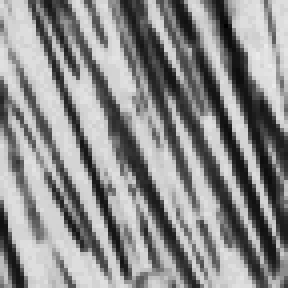
%> input picture Codes/libs/DirLot/samples/icip2009/brodatz_d15_x120y48_72x72.tif, 72 x 72 px (shown 4 times larger)
$ octave --eval "main_icip2009dwt97;"   (GNU Octave 9; MATLAB toolbox functions it lacks are replaced by stand-ins)
%> lines starting %> are read from the running program, lines starting %| are printed output that depends on the picture
### Codes/libs/DirLot/appendix/predictionStep_ip.m
function picture = predictionStep_ip(picture,p)
%PREDICTIONSTEP_IP Prediction lifting step
%
% SVN identifier:
% $Id: predictionStep_ip.m 184 2011-08-17 14:13:14Z sho $
%
% Requirements: MATLAB R2008a
%
% Copyright (c) 2008-2009, Shogo MURAMATSU
%
% All rights reserved.
%
% Contact address: Shogo MURAMATSU,
%                Faculty of Engineering, Niigata University,
%                8050 2-no-cho Ikarashi, Nishi-ku,
%                Niigata, 950-2181, JAPAN
%
if (mod(size(picture,1),2)==0)
    picture(2:2:end,:,:) = imlincomb(...
        p, picture(1:2:end,:,:), ...
        1, picture(2:2:end,:,:), ...
        p, [picture(3:2:end,:,:); picture(end-1,:,:)] ...
        );
else
    picture(2:2:end,:,:) = imlincomb(...
        p, picture(1:2:end-2,:,:), ...
        1, picture(2:2:end,:,:), ...
        p, picture(3:2:end,:,:) ...
        );
end

### Codes/libs/DirLot/appendix/updateStep_ip.m
function picture = updateStep_ip(picture,u)
%UPDATESTEP_IP Update lifting step
%
% SVN identifier:
% $Id: updateStep_ip.m 184 2011-08-17 14:13:14Z sho $
%
% Requirements: MATLAB R2008a
%
% Copyright (c) 2008-2009, Shogo MURAMATSU
%
% All rights reserved.
%
% Contact address: Shogo MURAMATSU,
%                Faculty of Engineering, Niigata University,
%                8050 2-no-cho Ikarashi, Nishi-ku,
%                Niigata, 950-2181, JAPAN
%
if (mod(size(picture,1),2)==0)
    picture(1:2:end,:,:) = imlincomb(...
        u, [picture(2,:,:); picture(2:2:end-1,:,:)], ...
        1, picture(1:2:end,:,:), ...
        u, picture(2:2:end,:,:) ...
        );
else
    picture(1:2:end,:,:) = imlincomb(...
        u, [picture(2,:,:); picture(2:2:end-1,:,:)], ...
        1, picture(1:2:end,:,:), ...
        u, [picture(2:2:end,:,:); picture(end-1,:,:)] ...
        );
end

### Codes/DirLot/appendix/im97trnscq_ip.m
function [subLL,subHL,subLH,subHH] = im97trnscq_ip(fullPicture)
%IM97TRNSCQ_IP 9/7 forward lifting step
%
% SVN identifier:
% $Id: im97trnscq_ip.m 184 2011-08-17 14:13:14Z sho $
%
% Requirements: MATLAB R2008a
%
% Copyright (c) 2008-2009, Shogo MURAMATSU
%
% All rights reserved.
%
% Contact address: Shogo MURAMATSU,
%                Faculty of Engineering, Niigata University,
%                8050 2-no-cho Ikarashi, Nishi-ku,
%                Niigata, 950-2181, JAPAN
%

a = -1.586134342059924;
b = -0.052980118572961;
g =  0.882911075530934;
d =  0.443506852043971;
K =  1.230174104914001;

fullPicture = double(fullPicture);

% Vertical transform (inplace computation)
fullPicture = predictionStep_ip(fullPicture,a);
fullPicture = updateStep_ip(fullPicture,b);
fullPicture = predictionStep_ip(fullPicture,g);
fullPicture = updateStep_ip(fullPicture,d);
fullPicture(1:2:end,:,:) = fullPicture(1:2:end,:,:)/K;
fullPicture(2:2:end,:,:) = fullPicture(2:2:end,:,:)*K;

% Horizontal transform (inplace computation)
fullPicture = predictionStep_ip(fullPicture.',a);
fullPicture = updateStep_ip(fullPicture,b);
fullPicture = predictionStep_ip(fullPicture,g);
fullPicture = updateStep_ip(fullPicture,d).';
fullPicture(:,1:2:end,:) = fullPicture(:,1:2:end,:)/K;
fullPicture(:,2:2:end,:) = fullPicture(:,2:2:end,:)*K;

% Permutation of Coefs.
subLL = fullPicture(1:2:end,1:2:end,:);
subHL = fullPicture(1:2:end,2:2:end,:);
subLH = fullPicture(2:2:end,1:2:end,:);
subHH = fullPicture(2:2:end,2:2:end,:);

% end of im97trnscq_ip

### Codes/DirLot/appendix/posBitAssign.m
function [bitRates,qTable] = posBitAssign(...
    aveRate, elementSet, etaSet, gainSet)
%POSBITASSIGN Positive bit assignment
%
% >> aveRate = .2;
% >> elementSet = [32 4 2 1 1];
% >> etaSet = [1/16 1/16 1/8 1/4 1/2];
% >>
% >> bitRates = posBitAssign(aveRate,elementSet,etaSet)
% >>
% >> bitRates * etaSet(:)
%

% Number of subbands
nSubbands = length(elementSet);

if nargin == 4
    elementSet = elementSet.*gainSet;
end

% Average bitrate
aveRateOrg = aveRate;

% Occupation ratios of subbands
etaSetOrg = etaSet;

% Index set of valid subbnads
sigSubbands = 1:nSubbands;

bitRates = ones(nSubbands,1)*aveRate;

while true

   % Denominator
   denom = prod(elementSet(sigSubbands).^etaSet(sigSubbands));

   if denom == 0
       break
   end

   % Initial bitrate
   bitRates(sigSubbands) = aveRate ...
       + 0.5*log2(elementSet(sigSubbands)/denom);

   % Search for inavailable subband indexes
   insigSubbands = find(bitRates < 0);

   if isempty(insigSubbands)

       break

   else

       % Update inavailable subbands
       bitRates(insigSubbands) = 0 * bitRates(insigSubbands);

       % Update available subbands
       sigSubbands = setdiff(sigSubbands, insigSubbands);

       % Update average bitrate
       zeta = sum(etaSetOrg(sigSubbands));
       aveRate = aveRateOrg / zeta;

       % Update subband occupation
       denom = sum(etaSet(sigSubbands));
       etaSet(sigSubbands) = etaSet(sigSubbands)/denom;

   end

end

ebsqrd =1;
cb = 1/12;
qTable = zeros(nSubbands,1);
for iSubband = 1:nSubbands
   qTable(iSubband) = sqrt(ebsqrd*elementSet(iSubband)/cb)...
          *2^(-bitRates(iSubband));
end

### Codes/libs/DirLot/appendix/im97itrnscq_ip.m
function fullPicture = im97itrnscq_ip(subLL,subHL,subLH,subHH)
%IM97ITRNSCQ_IP 9/7 inverse lifting step
%
% SVN identifier:
% $Id: im97itrnscq_ip.m 184 2011-08-17 14:13:14Z sho $
%
% Requirements: MATLAB R2008a
%
% Copyright (c) 2008-2009, Shogo MURAMATSU
%
% All rights reserved.
%
% Contact address: Shogo MURAMATSU,
%                Faculty of Engineering, Niigata University,
%                8050 2-no-cho Ikarashi, Nishi-ku,
%                Niigata, 950-2181, JAPAN
%

a = -1.586134342059924;
b = -0.052980118572961;
g =  0.882911075530934;
d =  0.443506852043971;
K =  1.230174104914001;

% Preparation of arrays
fullSize = size(subLL) + size(subHH);
fullPicture = zeros(fullSize);

% Permutation of Coefs.
fullPicture(1:2:end,1:2:end,:) = subLL;
fullPicture(1:2:end,2:2:end,:) = subHL;
fullPicture(2:2:end,1:2:end,:) = subLH;
fullPicture(2:2:end,2:2:end,:) = subHH;

% Horizontal transform (inplace computation)
fullPicture(:,1:2:end,:) = fullPicture(:,1:2:end,:)*K;
fullPicture(:,2:2:end,:) = fullPicture(:,2:2:end,:)/K;
fullPicture = updateStep_ip(fullPicture.',-d);
fullPicture = predictionStep_ip(fullPicture,-g);
fullPicture = updateStep_ip(fullPicture,-b);
fullPicture = predictionStep_ip(fullPicture,-a).';

% Vertical transform (inplace computation)
fullPicture(1:2:end,:,:) = fullPicture(1:2:end,:,:)*K;
fullPicture(2:2:end,:,:) = fullPicture(2:2:end,:,:)/K;
fullPicture = updateStep_ip(fullPicture,-d);
fullPicture = predictionStep_ip(fullPicture,-g);
fullPicture = updateStep_ip(fullPicture,-b);
fullPicture = predictionStep_ip(fullPicture,-a);

% end of im97itrnscq_ip

### Codes/libs/DirLot/samples/icip2009/main_icip2009dwt97.m
function main_icip2009dwt97(aveRate)
% MAIN_ICIP2009DWT97
%
% SVN identifier:
% $Id: main_icip2009dwt97.m 91 2011-03-02 04:06:12Z sho $
%
% Requirements: MATLAB R2008a
%
% Copyright (c) 2009, Shogo MURAMATSU
%
% All rights reserved.
%
% Contact address: Shogo MURAMATSU,
%                Faculty of Engineering, Niigata University,
%                8050 2-no-cho Ikarashi, Nishi-ku,
%                Niigata, 950-2181, JAPAN
%

if nargin < 1
    aveRate = 0.5;
end

I = im2double(...
    imread('brodatz_d15_x120y48_72x72.tif'));
%> I: size 72x72 double; min 0, max 0.918, mean 0.55

%% 2-Level 9/7 Forward Dwt
[subLL1,subHL1,subLH1,subHH1] = im97trnscq_ip(I);
%> call 3 of predictionStep_ip, with p = -1.59
%> in predictionStep_ip (call 3), `picture(2:2:end,:,:) = imlincomb( p, picture(1:2:end,:,:), 1, picture(..`:
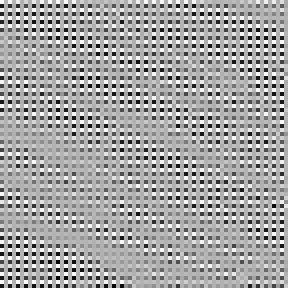
%> picture: size 72x72 double (shown 4 times larger); min -2.1, max 0.916, mean -0.16; drawn with min black and max white
%> call 4 of updateStep_ip, with u = 0.444
%> in updateStep_ip (call 4), `picture(1:2:end,:,:) = imlincomb( u, [picture(2,:,:); picture(2:2:end-..`:
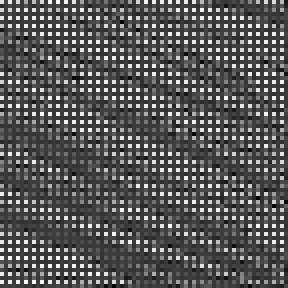
%> picture: size 72x72 double (shown 4 times larger); min -0.341, max 1.15, mean 0.17; drawn with min black and max white
%> in im97trnscq_ip, `fullPicture(:,2:2:end,:) = fullPicture(:,2:2:end,:)*K;`:
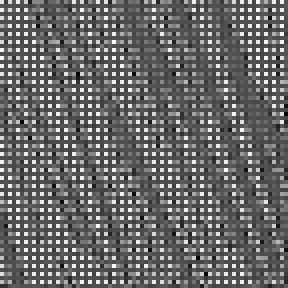
%> fullPicture: size 72x72 double (shown 4 times larger); min -0.419, max 0.932, mean 0.138; drawn with min black and max white
[subLL2,subHL2,subLH2,subHH2] = im97trnscq_ip(subLL1);
coefs{1} = subLL2;
coefs{2} = subHL2;
coefs{3} = subLH2;
coefs{4} = subHH2;
coefs{5} = subHL1;
coefs{6} = subLH1;
coefs{7} = subHH1;

%% ECSQ for biorthogonal transforms
etaSet = [1/16 1/16 1/16 1/16 1/4 1/4 1/4];
ebsqrd =1;
cb = 1/12;
nDecs = 7;
elementSet = zeros(1,nDecs);
for iSubband = 1:nDecs
    elementSet(iSubband) = var(coefs{iSubband}(:));
end
%> after the loop, elementSet = [0.0419 0.0757 0.00189 0.0218 0.021 0.00116 0.00403]
gainSet(1) = 4.122409873969057;
gainSet(2) = 1.996812457154978;
gainSet(3) = 1.996812457154978;
gainSet(4) = 0.967215806032981;
gainSet(5) = 1.011286475626873;
gainSet(6) = 1.011286475626873;
gainSet(7) = 0.520217981897461;
bitRates = posBitAssign(aveRate,elementSet,etaSet,gainSet);
%> in posBitAssign, `nSubbands = length(elementSet);`: nSubbands = 7
%> in posBitAssign, `elementSet = elementSet.*gainSet;`: elementSet = [0.173 0.151 0.00378 0.021 0.0212 0.00118 0.0021]
%> in posBitAssign, `sigSubbands = 1:nSubbands;`: sigSubbands = [1 2 3 4 5 6 7]
%> the loop in posBitAssign, `while true` made 3 passes
%> (insigSubbands, sigSubbands, zeta, aveRate) on passes 1 to 2: ([6; 7], [1 2 3 4 5], 0.5, 1), (3, [1 2 4 5], 0.438, 1.14)
%> after the loop in posBitAssign, `while true`: bitRates = [2.24; 2.14; 0; 0.72; 0.725; 0; 0]; etaSet = [0.143 0.143 0.125 0.143 0.571 0.25 0.25]
%> the loop in posBitAssign, `for iSubband = 1:nSubbands` made 7 passes
%> after the loop in posBitAssign, `for iSubband = 1:nSubbands`: qTable = [0.305; 0.305; 0.213; 0.305; 0.305; 0.119; 0.159]
%> bitRates = [2.24; 2.14; 0; 0.72; 0.725; 0; 0]
for iSubband = 1:nDecs
    qStep = sqrt(ebsqrd*elementSet(iSubband)/cb)*2^(-bitRates(iSubband));
    s = coefs{iSubband};
    q = sign(s).*floor(abs(s/qStep));
    coefs{iSubband} = sign(q).*(abs(q)+0.5)*qStep; % #ok
end
%> this loop made 7 passes
%> qStep on passes 1 to 7: 0.15, 0.216, 0.151, 0.31, 0.303, 0.118, 0.22
%> after the loop, coefs = 7 items

%% 2-Level 9/7 Inverse Dwt
subLL2 = coefs{1};
subHL2 = coefs{2};
subLH2 = coefs{3};
subHH2 = coefs{4};
subHL1 = coefs{5};
subLH1 = coefs{6};
subHH1 = coefs{7};
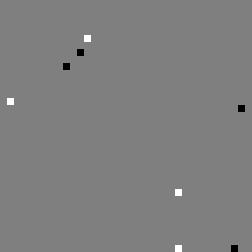
%> subHH1: size 36x36 double (shown 7 times larger); min -0.33, max 0.33, mean 0; drawn with min black and max white
subLL1 = im97itrnscq_ip(subLL2,subHL2,subLH2,subHH2);
%> in im97itrnscq_ip, `fullSize = size(subLL) + size(subHH);`: fullSize = [36 36]
%> in im97itrnscq_ip, `fullPicture = zeros(fullSize);`: fullPicture: size 36x36 double; every value is 0
%> in im97itrnscq_ip, `fullPicture(1:2:end,2:2:end,:) = subHL;`: fullPicture: size 36x36 double; min -0.756, max 0.977, mean 0.135
%> in im97itrnscq_ip, `fullPicture(2:2:end,1:2:end,:) = subLH;`: fullPicture: size 36x36 double; min -0.756, max 0.977, mean 0.135; mean of the top-left, top-right, bottom-left and bottom-right quarters 0.148, 0.117, 0.149, 0.126
%> in im97itrnscq_ip, `fullPicture(2:2:end,2:2:end,:) = subHH;`: fullPicture: size 36x36 double; min -0.776, max 0.977, mean 0.132
%> in im97itrnscq_ip, `fullPicture(:,2:2:end,:) = fullPicture(:,2:2:end,:)/K;`:
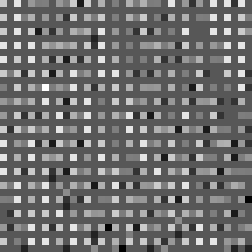
%> fullPicture: size 36x36 double (shown 7 times larger); min -0.63, max 1.2, mean 0.165; drawn with min black and max white
%> in predictionStep_ip (call 10), `picture(2:2:end,:,:) = imlincomb( p, picture(1:2:end,:,:), 1, picture(..`:
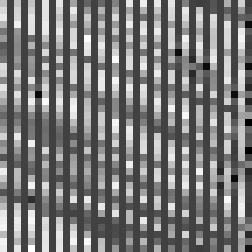
%> picture: size 36x36 double (shown 7 times larger); min -0.338, max 0.974, mean 0.273; drawn with min black and max white
%> in im97itrnscq_ip, `fullPicture = predictionStep_ip(fullPicture,-a).';`:
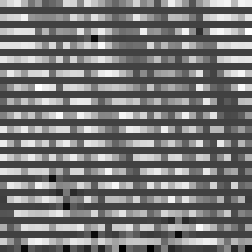
%> fullPicture: size 36x36 double (shown 7 times larger); min -0.338, max 0.974, mean 0.273; mean of the top-left, top-right, bottom-left and bottom-right quarters 0.295, 0.247, 0.299, 0.251; drawn with min black and max white
X = im97itrnscq_ip(subLL1,subHL1,subLH1,subHH1);

%% Display
sI=im2uint8(I);
sX=im2uint8(X);

figure(1)
imshow(sI)
title('Original')

figure(2)
imshow(sX)
title('Result')

%% PSNR - corrected
psnr = 10*log10( (255^2)*numel(sI)/sum((int16(sI(:))-int16(sX(:))).^2));
%> psnr = 19.49
fprintf('psnr = %5.2f [dB]\n',psnr);
%| psnr = 19.49 [dB]
